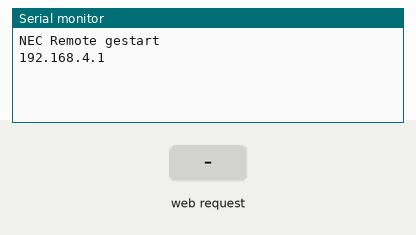
Recording of a sketch running on a simulated ESP8266 (NodeMCU). Parts: the last lines printed to the serial monitor. The test bench sets the inputs (shaded band).

Above: at 1.2 s.
1.3 s: HTTP request GET /start received
At 2.2 s:
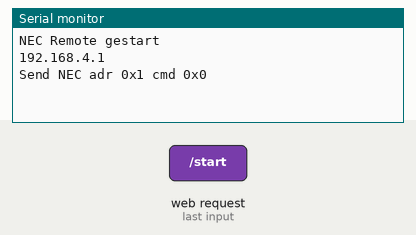
3.8 s: HTTP request GET /start?adr=0 received
At 5.2 s:
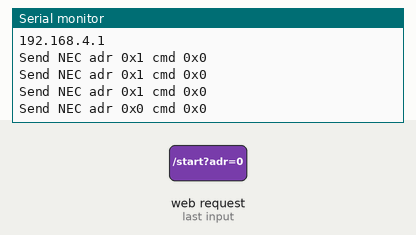

Measured:
- after the input at 1.3 s, the serial monitor: prints a new line after 0.07 s (image 1)
- after the input at 3.8 s, the serial monitor: prints a new line after 0.57 s (image 2)

The sketch:

nec_remote.ino
```cpp
#include <ESP8266WiFi.h>
#include <ESP8266WebServer.h>
#include <DNSServer.h>
#include <IRremote.hpp>

// ================= WIFI =================
const char* AP_SSID = "NEC_REMOTE";
const char* AP_PASS = "12345678";

IPAddress apIP(192,168,4,1);
DNSServer dnsServer;
ESP8266WebServer server(80);

// ================= IR =================
#define IR_SEND_PIN D2

// ================= STATUS =================
uint8_t currentAddress = 0x01;   // default 01
uint8_t currentCommand = 0x00;
bool sendingActive = false;
bool sendPulse = false;
unsigned long lastSendTime = 0;

// =====================================================
// ================= CAPTIVE SCREEN ====================
// =====================================================
void handleCaptive() {

  String page = R"rawliteral(
<!DOCTYPE html>
<html>
<head>
<meta name="viewport" content="width=device-width, initial-scale=1">
<style>
body { font-family: Arial; text-align:center; margin-top:50px; }
button { font-size:22px; padding:15px; }
</style>
</head>
<body>

<h2>NEC Remote</h2>
<p>WiFi verbonden.</p>
<p>Druk op DOORSTART om volledige browser te openen.</p>

<a href="http://necremote">
<button>DOORSTART</button>
</a>

</body>
</html>
)rawliteral";

  server.send(200, "text/html", page);
}

// =====================================================
// ================= MAIN PAGE =========================
// =====================================================
void handleRoot() {

  String page = R"rawliteral(
<!DOCTYPE html>
<html>
<head>
<meta name="viewport" content="width=device-width, initial-scale=1">
<style>
body { font-family: Arial; text-align:center; }
input { font-size:20px; width:80px; text-align:center; }
button { font-size:20px; padding:10px; margin:10px; }
#led {
  width:20px;
  height:20px;
  border-radius:50%;
  background:#400;
  margin:20px auto;
}
.active { background:#0f0; }
</style>

<script>
function refreshStatus(){
 fetch('/status')
  .then(r=>r.text())
  .then(t=>{
    if(t=="1")
      document.getElementById("led").classList.add("active");
    else
      document.getElementById("led").classList.remove("active");
  });
}
setInterval(refreshStatus,500);
</script>

</head>
<body>

<h2>NEC IR Remote</h2>

<form action="/start">
Adres (hex):<br>
<input name="adr" value="%ADR%" maxlength="2"><br><br>
CMD (hex):<br>
<input name="cmd" maxlength="2"><br><br>
<button type="submit">START</button>
</form>

<form action="/stop">
<button type="submit">STOP</button>
</form>

<div id="led"></div>

</body>
</html>
)rawliteral";

  char adrBuf[3];
  sprintf(adrBuf, "%02X", currentAddress);
  page.replace("%ADR%", adrBuf);

  server.send(200, "text/html", page);
}

// =====================================================
// ================= START =============================
// =====================================================
void handleStart() {

  if (server.hasArg("adr")) {
    String adrStr = server.arg("adr");
    currentAddress = (uint8_t) strtol(adrStr.c_str(), NULL, 16);
  }

  if (server.hasArg("cmd")) {
    String cmdStr = server.arg("cmd");
    currentCommand = (uint8_t) strtol(cmdStr.c_str(), NULL, 16);
  }

  sendingActive = true;

  server.sendHeader("Location", "/");
  server.send(303);
}

// =====================================================
// ================= STOP ==============================
// =====================================================
void handleStop() {
  sendingActive = false;
  server.sendHeader("Location", "/");
  server.send(303);
}

// =====================================================
// ================= STATUS API ========================
// =====================================================
void handleStatus() {
  if (sendPulse) {
    server.send(200, "text/plain", "1");
    sendPulse = false;
  } else {
    server.send(200, "text/plain", "0");
  }
}

// =====================================================
// ================= SETUP =============================
// =====================================================
void setup() {

  Serial.begin(115200);

  WiFi.mode(WIFI_AP);
  WiFi.softAPConfig(apIP, apIP, IPAddress(255,255,255,0));
  WiFi.softAP(AP_SSID, AP_PASS);

  dnsServer.start(53, "*", apIP);

  IrSender.begin(IR_SEND_PIN);

  // Routes
  server.on("/", handleRoot);
  server.on("/start", handleStart);
  server.on("/stop", handleStop);
  server.on("/status", handleStatus);

  // Captive detect routes (iOS / Android)
  server.on("/generate_204", handleCaptive);
  server.on("/fwlink", handleCaptive);
  server.on("/hotspot-detect.html", handleCaptive);

  server.onNotFound(handleCaptive);

  server.begin();

  Serial.println("NEC Remote gestart");
  Serial.println(WiFi.softAPIP());
}

// =====================================================
// ================= LOOP ==============================
// =====================================================
void loop() {

  dnsServer.processNextRequest();
  server.handleClient();

  if (sendingActive && millis() - lastSendTime > 1000) {
    lastSendTime = millis();

    IrSender.sendNEC(currentAddress, currentCommand, 0);

    Serial.print("Send NEC adr 0x");
    Serial.print(currentAddress, HEX);
    Serial.print(" cmd 0x");
    Serial.println(currentCommand, HEX);

    sendPulse = true;
  }
}
```
